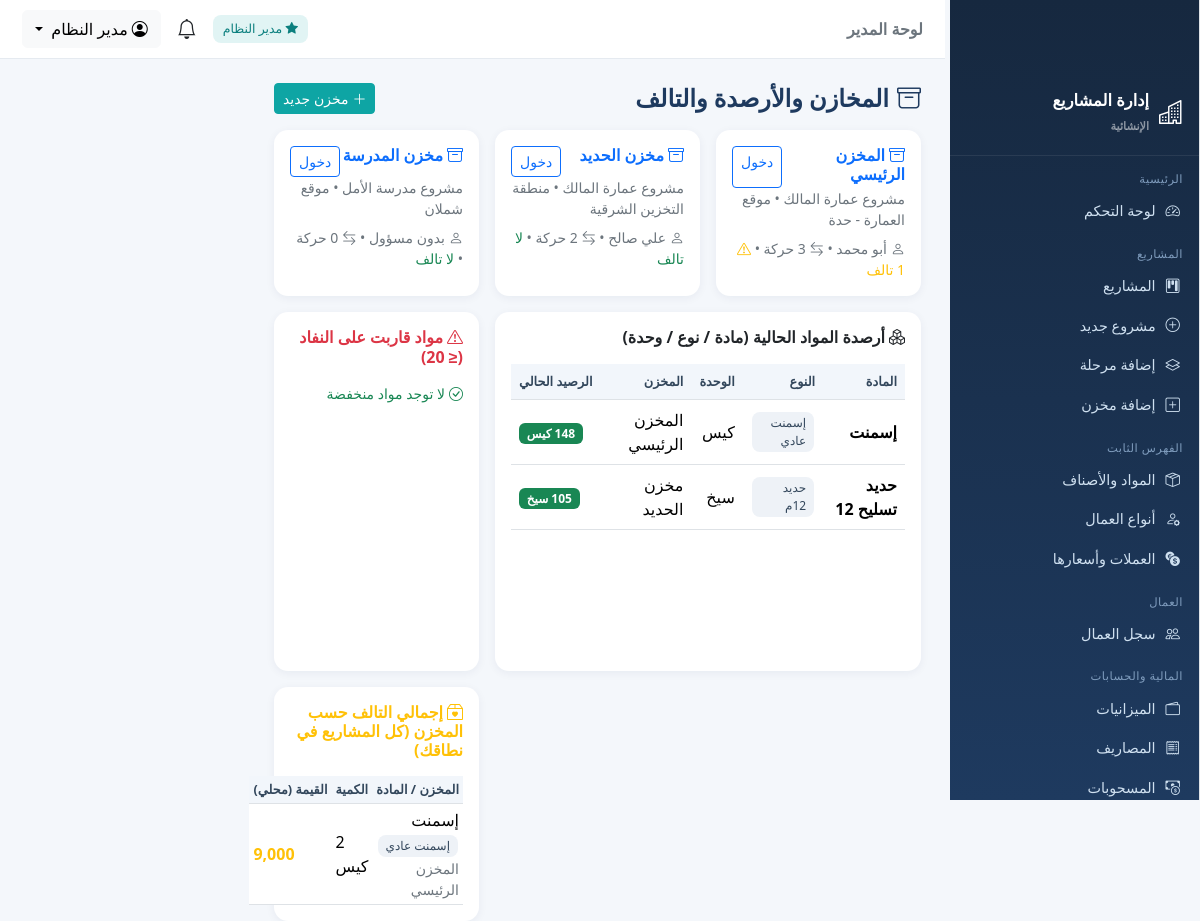
/stock (signed in), run on the app's committed database.
### tables this page shows
CREATE TABLE users (
  id INTEGER PRIMARY KEY AUTOINCREMENT,
  username VARCHAR(100) NOT NULL UNIQUE,
  password_hash VARCHAR(255) NOT NULL,
  full_name VARCHAR(200) NOT NULL,
  role TEXT NOT NULL DEFAULT 'supervisor',
  project_id INT DEFAULT NULL ,
  phone VARCHAR(50) DEFAULT NULL,
  is_active INTEGER DEFAULT 1,
  created_at TIMESTAMP DEFAULT CURRENT_TIMESTAMP,
  CONSTRAINT fk_user_project FOREIGN KEY (project_id) REFERENCES projects(id) ON DELETE SET NULL
);

CREATE TABLE warehouses (
  id INTEGER PRIMARY KEY AUTOINCREMENT,
  project_id INT NOT NULL,
  name VARCHAR(200) NOT NULL,
  location VARCHAR(200) DEFAULT NULL,
  manager_name VARCHAR(100) DEFAULT NULL,
  created_at TIMESTAMP DEFAULT CURRENT_TIMESTAMP,
  CONSTRAINT fk_wh_project FOREIGN KEY (project_id) REFERENCES projects(id) ON DELETE CASCADE
);

CREATE TABLE projects (
  id INTEGER PRIMARY KEY AUTOINCREMENT,
  name VARCHAR(200) NOT NULL,
  code VARCHAR(50) DEFAULT NULL,
  location VARCHAR(200) DEFAULT NULL,
  start_date DATE DEFAULT NULL,
  end_date DATE DEFAULT NULL,
  status TEXT DEFAULT 'active',
  description TEXT,
  created_at TIMESTAMP DEFAULT CURRENT_TIMESTAMP
);

CREATE TABLE units (
  id INTEGER PRIMARY KEY AUTOINCREMENT,
  name_ar VARCHAR(100) NOT NULL UNIQUE,
  created_at TIMESTAMP DEFAULT CURRENT_TIMESTAMP
);

### stock.py (the view)
@stock_bp.route('/stock')
@require_roles('admin', 'supervisor')
def overview():
    spid = scope_project_id()
    sql = """SELECT w.*, p.name AS project_name,
                    (SELECT COUNT(*) FROM stock_movements sm WHERE sm.warehouse_id=w.id) AS moves_n,
                    (SELECT COUNT(*) FROM damaged_goods d WHERE d.warehouse_id=w.id) AS damage_n
             FROM warehouses w JOIN projects p ON p.id=w.project_id WHERE 1=1"""
    params = []
    if spid:
        sql += " AND w.project_id=%s"
        params.append(spid)
    sql += " ORDER BY p.name, w.name"
    whs = db_query(sql, params)
    balances = stock_balance(project_id=spid)
    damages = damaged_totals(project_id=spid)
    low = [b for b in balances if num(b['balance']) <= 20]
    return render_template('stock/overview.html', warehouses=whs, balances=balances,
                           damages=damages, low=low)

### app.py (called while the page is built)
@app.context_processor
def inject_globals():
    u = g.get('current_user')
    unread = 0
    if u:
        unread = db.db_query("SELECT COUNT(*) AS c FROM notifications WHERE user_id=%s AND is_read=0",
                             (u['id'],), one=True)['c']
    return {
        'cur_user': u,
        'is_admin': is_admin(),
        'scope_pid': scope_project_id(),
        'unread_count': unread,
        'today': date.today(),
        'money': db.money,
        'cur_name': lambda cid: (db.cur_by_id(cid) or {}).get('name_ar', ''),
        'cur_code': lambda cid: (db.cur_by_id(cid) or {}).get('code', ''),
        'APP_NAME': 'نظام إدارة المشاريع الإنشائية',
    }

### auth.py (called while the page is built)
def current_user():
    uid = session.get('user_id')
    if not uid:
        return None
    return db_query("SELECT * FROM users WHERE id=%s", (uid,), one=True)

@auth_bp.before_app_request
def load_user():
    g.current_user = current_user()

def require_login(fn):
    @wraps(fn)
    def wrapper(*args, **kwargs):
        if not session.get('user_id'):
            return redirect(url_for('auth.login', next=request.path))
        return fn(*args, **kwargs)
    return wrapper

def require_roles(*roles):
    def deco(fn):
        @wraps(fn)
        @require_login
        def wrapper(*args, **kwargs):
            u = g.get('current_user')
            if not u or u['role'] not in roles:
                flash('ليست لديك صلاحية الوصول إلى هذه الصفحة', 'warning')
                return redirect(url_for('dashboard.index'))
            return fn(*args, **kwargs)
        return wrapper
    return deco

def is_admin():
    u = g.get('current_user')
    return bool(u and u['role'] == 'admin')

def scope_project_id():
    u = g.get('current_user')
    if not u or u['role'] == 'admin':
        return None
    return u['project_id']

### db.py (called while the page is built)
def _translate_sql(sql):
    out, i, n = [], 0, len(sql)
    in_str, quote = False, None
    while i < n:
        ch = sql[i]
        if in_str:
            out.append(ch)
            if ch == quote:
                in_str = False
            i += 1; continue
        if ch in ("'", '"'):
            in_str = True; quote = ch; out.append(ch); i += 1; continue
        if ch == '%' and i + 1 < n and sql[i + 1] == 's':
            out.append('?'); i += 2; continue
        out.append(ch); i += 1
    text = ''.join(out)
    text = re.sub(r"(\w+)\s*<=>\s*\?",
                  r"(\1 IS ? OR (\1 IS NULL AND ? IS NULL))",
                  text)
    return text

### templates/stock/overview.html (shortened to what this page needs)
{% extends 'base.html' %}
{% block content %}
<div class="d-flex justify-content-between align-items-center mb-3">
  <h4 class="page-title mb-0"><i class="bi bi-archive me-2"></i>المخازن والأرصدة والتالف</h4>
  <a class="btn btn-sm btn-primary" href="{{ url_for('projects.add_warehouse') }}"><i class="bi bi-plus-lg me-1"></i>مخزن جديد</a>
</div>
<div class="row g-3 mb-3">
  {% for w in warehouses %}
  <div class="col-md-6 col-xl-4">
    <div class="card h-100 p-3">
      <div class="d-flex justify-content-between">
        <h6 class="fw-bold text-primary mb-1"><i class="bi bi-archive me-1"></i>{{ w.name }}</h6>
        <a class="btn btn-sm btn-outline-primary" href="{{ url_for('stock.warehouse_view', wid=w.id) }}">دخول</a>
      </div>
      <span class="text-secondary small">{{ w.project_name }} • {{ w.location or '—' }}</span>
      <div class="mt-2 small text-secondary">
        <i class="bi bi-person me-1"></i>{{ w.manager_name or 'بدون مسؤول' }} •
        <i class="bi bi-arrow-left-right me-1"></i>{{ w.moves_n }} حركة •
        {% if w.damage_n %}<span class="text-warning"><i class="bi bi-exclamation-triangle me-1"></i>{{ w.damage_n }} تالف</span>
        {% else %}<span class="text-success">لا تالف</span>{% endif %}
      </div>
    </div>
  </div>
  {% else %}<div class="col-12"><div class="card p-5 text-center text-secondary"><i class="bi bi-archive fs-1"></i><p class="mt-2">لا توجد مخازن</p></div></div>{% endfor %}
</div>
<div class="row g-3 mb-3">
  <div class="col-lg-8">
    <div class="card p-3 h-100">
      <h6 class="fw-bold mb-3"><i class="bi bi-boxes me-1"></i>أرصدة المواد الحالية (مادة / نوع / وحدة)</h6>
      <div class="table-responsive" style="max-height:400px">
      <table class="table table-hover align-middle mb-0">
        <thead><tr><th>المادة</th><th>النوع</th><th>الوحدة</th><th>المخزن</th><th class="text-end">الرصيد الحالي</th></tr></thead>
        <tbody>
        {% for b in balances %}
          <tr>
            <td class="fw-semibold">{{ b.material_name }}</td>
            <td>{% if b.type_name %}<span class="type-chip">{{ b.type_name }}</span>{% else %}—{% endif %}</td>
            <td>{{ b.unit_name }}</td>
            <td>{{ b.warehouse_name }}</td>
            <td class="text-end">
              {% if b.balance <= 20 %}<span class="badge bg-danger">{{ money(b.balance) }} {{ b.unit_name }}</span>
              {% elif b.balance <= 50 %}<span class="badge bg-warning text-dark">{{ money(b.balance) }} {{ b.unit_name }}</span>
              {% else %}<span class="badge bg-success">{{ money(b.balance) }} {{ b.unit_name }}</span>{% endif %}
            </td>
          </tr>
        {% else %}<tr><td colspan="5" class="text-center text-secondary py-4">لا توجد حركات مخزون بعد</td></tr>{% endfor %}
        </tbody>
      </table>
      </div>
    </div>
  </div>
  <div class="col-lg-4">
    <div class="card p-3 h-100 mb-3">
      <h6 class="fw-bold text-danger mb-3"><i class="bi bi-exclamation-triangle me-1"></i>مواد قاربت على النفاد (≤ 20)</h6>
      {% if low %}
      <table class="table table-sm mb-0">
        <tbody>{% for s in low %}
          <tr><td>{{ s.material_name }} <span class="text-secondary small">/ {{ s.unit_name }}</span></td>
            <td class="text-end"><span class="badge bg-danger">{{ money(s.balance) }} {{ s.unit_name }}</span></td></tr>
        {% endfor %}</tbody>
      </table>
      {% else %}<span class="text-success small"><i class="bi bi-check-circle me-1"></i>لا توجد مواد منخفضة</span>{% endif %}
    </div>
    <div class="card p-3">
      <h6 class="fw-bold text-warning mb-3"><i class="bi bi-box2-heart me-1"></i>إجمالي التالف حسب المخزن (كل المشاريع في نطاقك)</h6>
      {% if damages %}
      <table class="table table-sm mb-0">
        <thead><tr><th>المخزن / المادة</th><th class="text-end">الكمية</th><th class="text-end">القيمة (محلي)</th></tr></thead>
        <tbody>{% for d in damages %}
          <tr><td>{{ d.material_name }}{% if d.type_name %} <span class="type-chip">{{ d.type_name }}</span>{% endif %}
            <div class="small text-secondary">{{ d.warehouse_name }}</div></td>
          <td class="text-end">{{ money(d.qty) }} {{ d.unit_name }}</td>
          <td class="text-end text-warning fw-semibold">{{ money(d.val) }}</td></tr>
        {% endfor %}</tbody>
      </table>
      {% else %}<span class="text-secondary small">لا توجد توالف مسجلة</span>{% endif %}
    </div>
  </div>
</div>
{% endblock %}

### templates/base.html (shortened to what this page needs)
{% set role = cur_user.role if cur_user else '' %}
<!doctype html>
<html lang="ar" dir="rtl">
<head>
  <link href="https://cdn.jsdelivr.net/npm/bootstrap@5.3.3/dist/css/bootstrap.rtl.min.css" rel="stylesheet">
  <link href="https://cdn.jsdelivr.net/npm/bootstrap-icons@1.11.3/font/bootstrap-icons.min.css" rel="stylesheet">
</head>
<body>
  {% if cur_user %}
  <div id="wrapper" class="d-flex">
    <aside class="sidebar" id="sidebar">
      <div class="brand"><i class="bi bi-buildings fs-4"></i><span>إدارة المشاريع<br><small class="text-white-50"
            style="font-size:.7rem">الإنشائية</small></span></div>
      <div class="nav-section">الرئيسية</div>
      <a class="nav-item {{ 'active' if request.endpoint=='dashboard.index' }}"
        href="{{ url_for('dashboard.index') }}"><i class="bi bi-speedometer2"></i> لوحة التحكم</a>
      <div class="nav-section">المشاريع</div>
      <a class="nav-item {{ 'active' if request.endpoint in ['projects.list_projects','projects.view_project','projects.add_project','projects.edit_project'] }}"
        href="{{ url_for('projects.list_projects') }}"><i class="bi bi-kanban"></i> المشاريع</a>
      {% if is_admin %}
      <a class="nav-item" href="{{ url_for('projects.add_project') }}"><i class="bi bi-plus-circle"></i> مشروع جديد</a>
      <a class="nav-item" href="{{ url_for('projects.add_phase') }}"><i class="bi bi-layers"></i> إضافة مرحلة</a>
      {% endif %}
      <a class="nav-item" href="{{ url_for('projects.add_warehouse') }}"><i class="bi bi-plus-square"></i> إضافة
        مخزن</a>
      <div class="nav-section">الفهرس الثابت</div>
      <a class="nav-item {{ 'active' if request.endpoint.startswith('catalog.list_materials') }}"
        href="{{ url_for('catalog.list_materials') }}"><i class="bi bi-box-seam"></i> المواد والأصناف</a>
      <a class="nav-item {{ 'active' if request.endpoint.startswith('catalog.list_worker_types') }}"
        href="{{ url_for('catalog.list_worker_types') }}"><i class="bi bi-person-gear"></i> أنواع العمال</a>
      {% if is_admin %}
      <a class="nav-item {{ 'active' if request.endpoint.startswith('catalog.list_currencies') }}"
        href="{{ url_for('catalog.list_currencies') }}"><i class="bi bi-currency-exchange"></i> العملات وأسعارها</a>
      {% endif %}
      <div class="nav-section">العمال</div>
      <a class="nav-item {{ 'active' if request.endpoint.startswith('workers.') }}"
        href="{{ url_for('workers.list_workers') }}"><i class="bi bi-people"></i> سجل العمال</a>
      <div class="nav-section">المالية والحسابات</div>
      <a class="nav-item {{ 'active' if request.endpoint.startswith('finance.list_budgets') }}"
        href="{{ url_for('finance.list_budgets') }}"><i class="bi bi-wallet2"></i> الميزانيات</a>
      <a class="nav-item {{ 'active' if request.endpoint.startswith('finance.list_expenses') }}"
        href="{{ url_for('finance.list_expenses') }}"><i class="bi bi-receipt"></i> المصاريف</a>
      <a class="nav-item {{ 'active' if request.endpoint.startswith('finance.list_withdrawals') }}"
        href="{{ url_for('finance.list_withdrawals') }}"><i class="bi bi-cash-coin"></i> المسحوبات</a>
    </aside>
    <div class="flex-grow-1 main-wrap">
      <nav class="topbar">
        <div>
          <span class="fw-bold text-secondary">{{ 'لوحة المدير' if is_admin else 'لوحة المشرف' }}</span>
        </div>
        <div class="d-flex align-items-center gap-3">
          {% if is_admin %}<span class="badge-soft"><i class="bi bi-star-fill"></i> مدير النظام</span>{% endif %}
          <a class="position-relative text-dark text-decoration-none"
            href="{{ url_for('notifications.list_notifications') }}" title="الإشعارات">
            <i class="bi bi-bell fs-5"></i>
          </a>
          <div class="dropdown">
            <button class="btn btn-light dropdown-toggle" data-bs-toggle="dropdown">
              <i class="bi bi-person-circle me-1"></i>{{ cur_user.full_name }}
            </button>
          </div>
        </div>
      </nav>
      <main class="container-fluid p-4">
        {% block content %}{% endblock %}
      </main>
    </div>
  </div>
  {% else %}
  {% block auth_content %}{% endblock %}
  {% endif %}
</body>
</html>

### templates/base.html (style rules this page uses)
.sidebar { position: fixed !important; top: 0 !important; left: 0 !important; bottom: 0 !important; width: 250px !important; height: 100vh !important; overflow-y: auto !important; background-color: #f8f9fa !important; border-right: 1px solid #dee2e6 !important; padding-top: 70px !important; z-index: 1000 !important; scrollbar-width: thin; scrollbar-color: #c1c1c1 transparent; }
main { margin-left: 250px !important; width: calc(100% - 250px) !important; max-width: calc(100% - 250px) !important; flex: 0 0 auto !important; padding-top: 20px !important; }
:root { --primary: #1e3a5f; --accent: #0ea5a4; --light: #f4f7fb; --sidebar-w: 255px; }
* { font-family: "Segoe UI", Tahoma, Arial, sans-serif; }
body { background: var(--light); }
#wrapper { min-height: 100vh; }
.sidebar { width: var(--sidebar-w); background: linear-gradient(180deg, #16283f, #1e3a5f); min-height: 100vh; position: fixed; right: 0; top: 0; z-index: 1040; color: #cfe0f0; transition: .25s; overflow-y: auto; }
.sidebar .brand { display: flex; align-items: center; gap: 10px; padding: 18px 16px; border-bottom: 1px solid rgba(255, 255, 255, .08); color: #fff; font-weight: 700; font-size: 1.02rem; }
.sidebar .nav-section { font-size: .72rem; color: #7f9cbd; padding: 14px 16px 4px; letter-spacing: .5px; }
.sidebar a.nav-item { display: flex; align-items: center; gap: 10px; padding: 9px 16px; color: #cfe0f0; text-decoration: none; font-size: .9rem; border-right: 3px solid transparent; }
.topbar { background: #fff; border-bottom: 1px solid #e5eaf0; padding: 10px 22px; display: flex; align-items: center; justify-content: space-between; position: sticky; top: 0; z-index: 1030; }
.main-wrap { margin-right: var(--sidebar-w); }
.card { border: 0; border-radius: 14px; box-shadow: 0 2px 10px rgba(20, 40, 80, .06); }
.badge-soft { background: rgba(14, 165, 164, .12); color: #0b7f7e; padding: 5px 10px; border-radius: 8px; font-size: .78rem; }
.table thead th { background: #f2f6fb; color: #33475c; font-size: .8rem; white-space: nowrap; }
.table td { vertical-align: middle; }
.page-title { font-weight: 700; color: var(--primary); }
.btn-primary { background: var(--accent); border-color: var(--accent); }
.type-chip { display: inline-block; background: #eef2f7; color: #33475c; border-radius: 8px; padding: 2px 8px; font-size: .75rem; margin: 1px; }

### data on the page
users: full_name "مدير النظام"
warehouses: name "المخزن الرئيسي", project_name "مشروع عمارة المالك", location "موقع العمارة - حدة", manager_name "أبو محمد"
warehouses: name "مخزن الحديد", project_name "مشروع عمارة المالك", location "منطقة التخزين الشرقية", manager_name "علي صالح", shows "لا تالف"
warehouses: name "مخزن المدرسة", project_name "مشروع مدرسة الأمل", location "موقع شملان", manager_name "بدون مسؤول", shows "لا تالف"
units: material_name "إسمنت", type_name "إسمنت عادي", unit_name "كيس", warehouse_name "المخزن الرئيسي", balance "148"
units: material_name "حديد تسليح 12", type_name "حديد 12م", unit_name "سيخ", warehouse_name "مخزن الحديد"

### other printed values
{{ 'لوحة المدير' if is_admin else 'لوحة المشرف' }} "لوحة المدير"
{{ d.material_name }} "إسمنت"
{{ d.type_name }} "إسمنت عادي"
{{ d.warehouse_name }} "المخزن الرئيسي"
{{ money(d.qty) }} "2"
{{ d.unit_name }} "كيس"
{{ money(d.val) }} "9,000"
